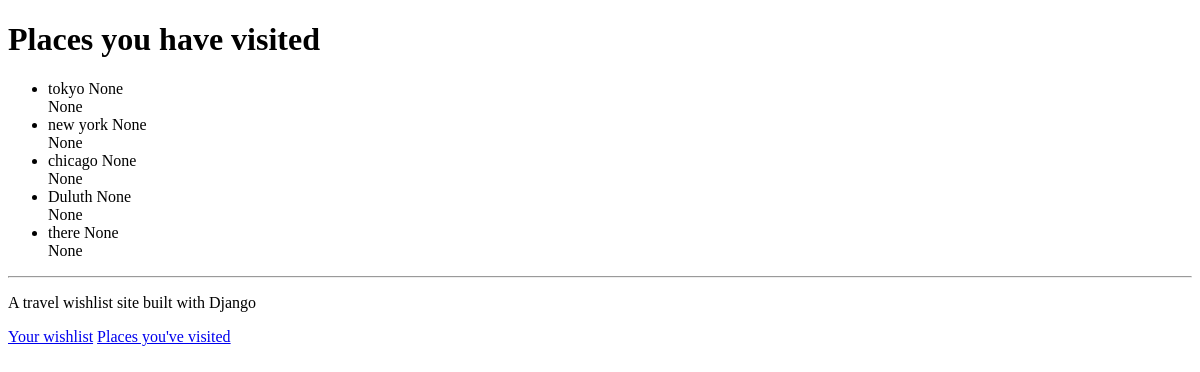
Page /visited on the earlier database version.
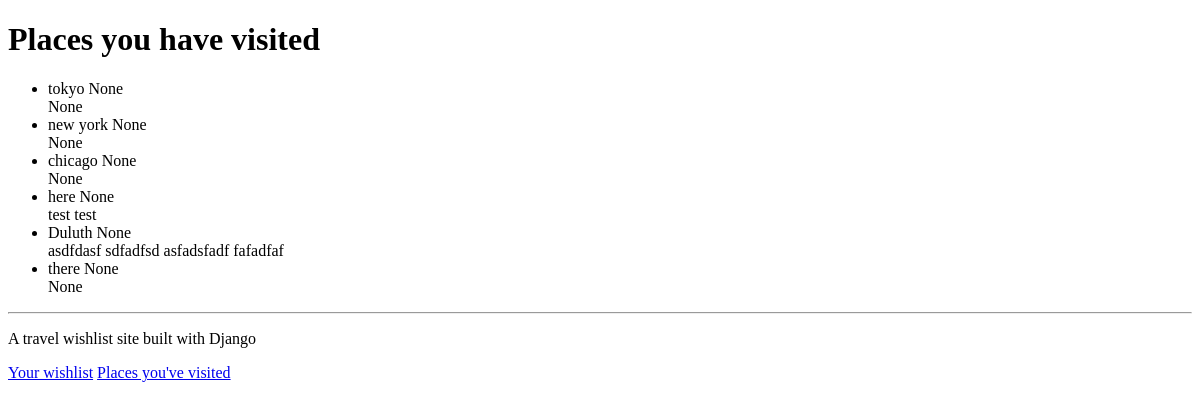
Same page on the later database version.
### travel_wishlist/models.py (models this page shows, shortened)
class Place(models.Model):
    name = models.CharField(max_length=200)
    visited = models.BooleanField(default=False)
    visited_date = models.DateField(
            blank=True, null=True)
    review_text = models.TextField(blank=True, null=True)

### travel_wishlist/views.py (the view)
# urls.py: url(r'^visited$', views.places_visited, name='places_visited'),
def places_visited(request):
    visited = Place.objects.filter(visited=True)
    return render(request, 'travel_wishlist/visited.html', {'visited':visited})

### templates/travel_wishlist/visited.html
{%  extends 'travel_wishlist/base.html' %}
{%  block content %}
<h1>Places you have visited</h1>
{% if visited %}
<ul>
    {% for place in visited %}
        <li>{{ place.name }} <span>{{  place.visited_date  }}</span></li>
        <span>{{ place.review_text }}</span>
    {% endfor %}
</ul>
{% else %}
    <p>You have not visited any places yet.</p>
{%  endif %}
{% endblock %}

Differences in the rows shown:
now on this page (row edited): Place: name "here", visited_date "None", review_text "test test"
changed Place "Duluth": review_text "None" → "asdfdasf sdfadfsd asfadsfadf fafadfaf"
